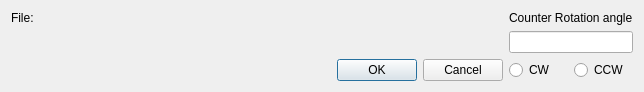
<?xml version="1.0" encoding="UTF-8"?>
<ui version="4.0">
 <class>CounterRotationDlg</class>
 <widget class="QDialog" name="CounterRotationDlg">
  <property name="geometry">
   <rect>
    <x>0</x>
    <y>0</y>
    <width>644</width>
    <height>87</height>
   </rect>
  </property>
  <property name="windowTitle">
   <string>Counter Rotation</string>
  </property>
  <layout class="QGridLayout" name="gridLayout">
   <item row="0" column="0">
    <widget class="QLabel" name="label_2">
     <property name="text">
      <string>File:</string>
     </property>
    </widget>
   </item>
   <item row="0" column="2">
    <widget class="QLabel" name="label">
     <property name="text">
      <string>Counter Rotation angle</string>
     </property>
    </widget>
   </item>
   <item row="1" column="0">
    <widget class="QLabel" name="fileName">
     <property name="sizePolicy">
      <sizepolicy hsizetype="Preferred" vsizetype="Preferred">
       <horstretch>10</horstretch>
       <verstretch>0</verstretch>
      </sizepolicy>
     </property>
     <property name="text">
      <string>                                                       </string>
     </property>
    </widget>
   </item>
   <item row="1" column="2">
    <widget class="QLineEdit" name="counterRotation">
     <property name="sizePolicy">
      <sizepolicy hsizetype="Expanding" vsizetype="Fixed">
       <horstretch>1</horstretch>
       <verstretch>0</verstretch>
      </sizepolicy>
     </property>
    </widget>
   </item>
   <item row="2" column="0">
    <widget class="QDialogButtonBox" name="buttonBox">
     <property name="orientation">
      <enum>Qt::Horizontal</enum>
     </property>
     <property name="standardButtons">
      <set>QDialogButtonBox::Cancel|QDialogButtonBox::Ok</set>
     </property>
    </widget>
   </item>
   <item row="2" column="2">
    <layout class="QHBoxLayout" name="horizontalLayout">
     <item>
      <widget class="QRadioButton" name="CW">
       <property name="text">
        <string>CW</string>
       </property>
      </widget>
     </item>
     <item>
      <widget class="QRadioButton" name="CCW">
       <property name="text">
        <string>CCW</string>
       </property>
      </widget>
     </item>
    </layout>
   </item>
  </layout>
 </widget>
 <resources/>
 <connections>
  <connection>
   <sender>buttonBox</sender>
   <signal>accepted()</signal>
   <receiver>CounterRotationDlg</receiver>
   <slot>accept()</slot>
   <hints>
    <hint type="sourcelabel">
     <x>248</x>
     <y>254</y>
    </hint>
    <hint type="destinationlabel">
     <x>157</x>
     <y>274</y>
    </hint>
   </hints>
  </connection>
  <connection>
   <sender>buttonBox</sender>
   <signal>rejected()</signal>
   <receiver>CounterRotationDlg</receiver>
   <slot>reject()</slot>
   <hints>
    <hint type="sourcelabel">
     <x>316</x>
     <y>260</y>
    </hint>
    <hint type="destinationlabel">
     <x>286</x>
     <y>274</y>
    </hint>
   </hints>
  </connection>
 </connections>
</ui>
